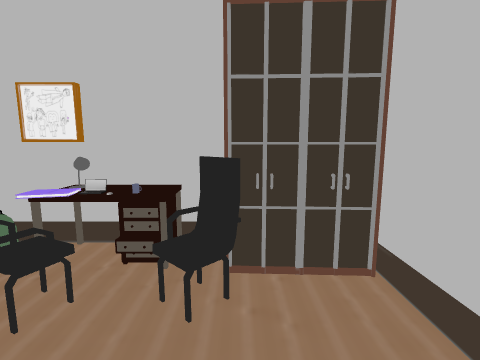
View 1 (above)

12 first-person views from a walk through a scene from a Unity 3-D project. The camera is 1.3 m above the floor, tilts 8° down and sees 85° across. Doors are open. The floor is counted in squares, 0.5 m on a side. Each view is taken from the middle of a square. On the plan, view 1 faces up. The plan holds only what a view shows up to about 18 squares ahead; the rest is blank. The player is left out. Some surface patterns are stand-ins.

View 2
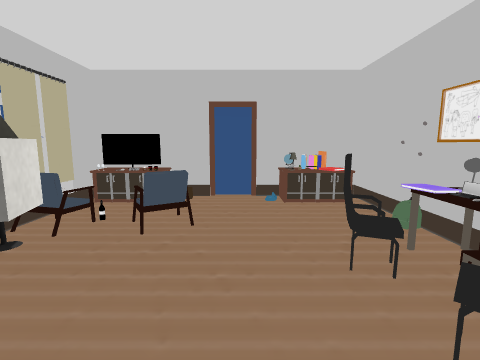

View 3
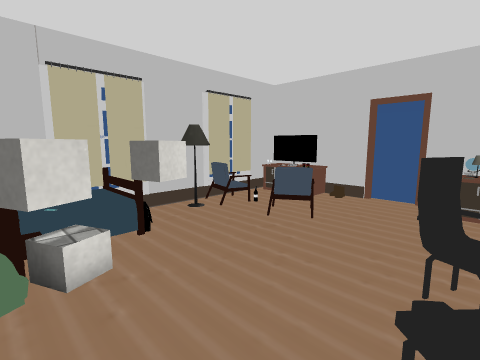

View 4
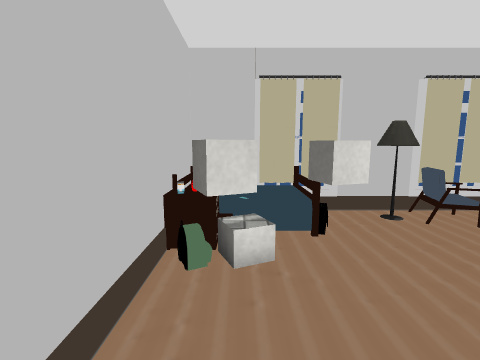

View 5
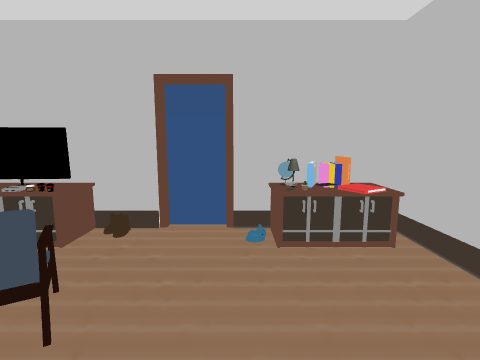

View 6
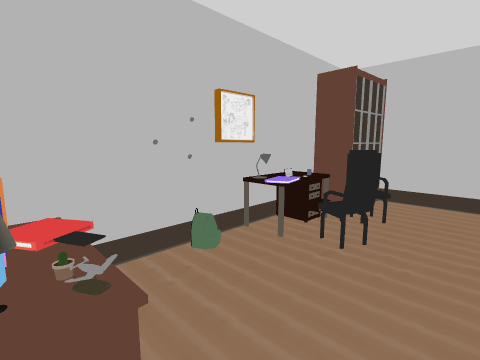

View 7
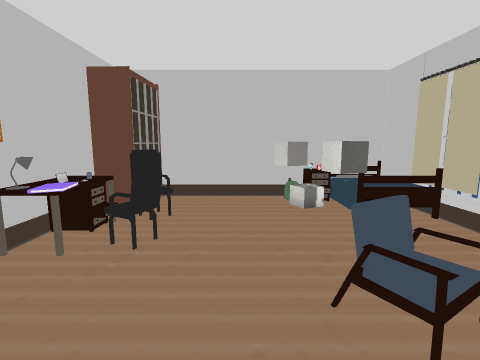

View 8
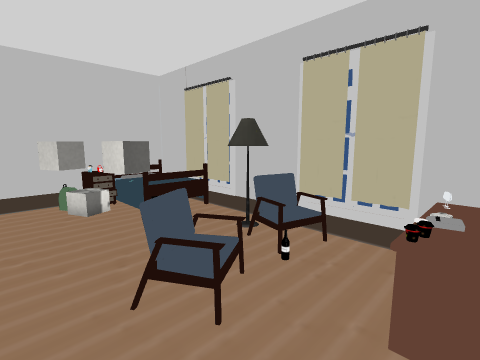

View 9
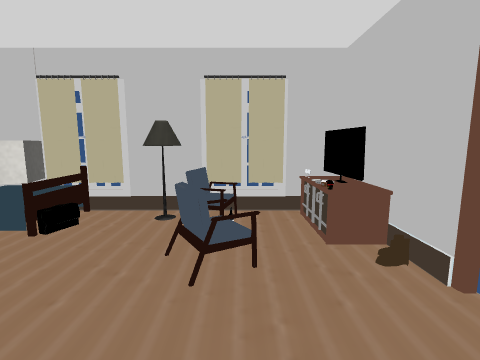

View 10
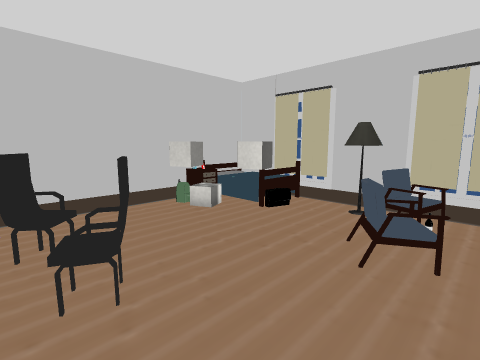

View 11
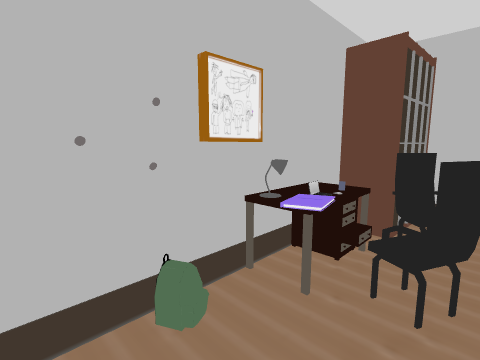

View 12
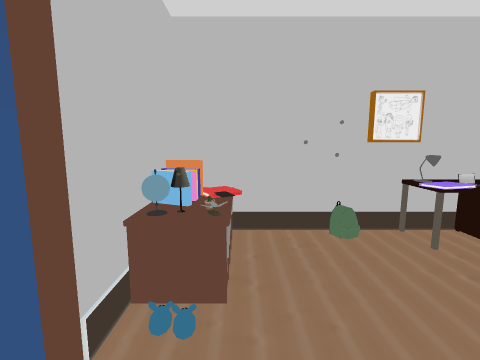

### Floor plan
Key: @ floor where view 1 was taken; # wall or solid block; . floor; / step, stairs or slope; D open door; = window, fence, low wall or low ledge; L lamp; A laptop; C chair; W wardrobe; B bed; O other object.
Columns run from 11 left of view 1 to 3 right of it. Each row starts with its distance up from view 1.
  7 ####OOO####
  6 #OO.  OLA  #
  5 #OO....OA/C##W#
  4 #OO....C=.OC..#
  3 #OO....C#.....#
  2 #.............#
  1 D.............#
  0 D..........@..#
 -1 #....#......OO#
 -2 OOO..C...OO.O #
 -3 #OO......OO.. #
 -4 #O ..#CL..OOO #
 -5 #OO =##L..B   #
 -6 ###############

Where each view was taken, in squares from view 1:
view 1: 0 up, 0 right, facing up
view 2: 1 up, 2 right, facing left
view 3: 4 up, 2 right, facing down-left
view 4: 4 up, 1 right, facing down
view 5: 2 up, 3 left, facing left
view 6: 1 up, 10 left, facing up-right
view 7: 1 up, 10 left, facing right
view 8: 1 up, 10 left, facing down-right
view 9: 4 up, 7 left, facing down
view 10: 5 up, 8 left, facing down-right
view 11: 3 up, 8 left, facing up-right
view 12: 1 down, 9 left, facing up
